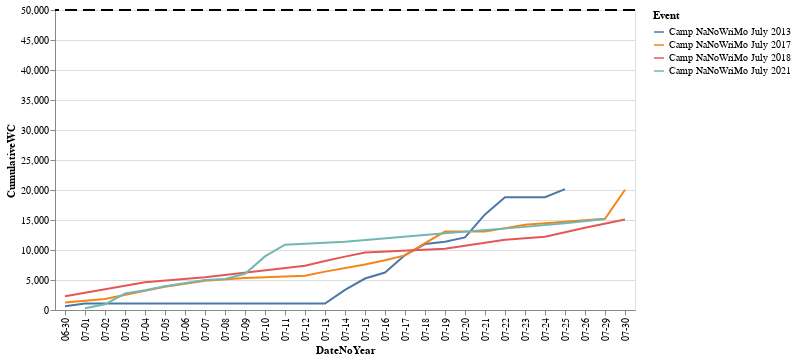

The cell this chart's notebook holds for it:
### Code cell
line_plot(camp_sorted[camp_sorted.Event.str.contains("July")])

### Figure 1 — Vega-Lite specification as saved in the notebook (floating-point values rounded to 4 significant figures)
{"config": {"view": {"continuousWidth": 400, "continuousHeight": 300}}, "layer": [{"data": {"name": "data-679d6f7c45dd1912a277f293eb9e75eb"}, "mark": "line", "encoding": {"color": {"field": "Event", "type": "nominal"}, "x": {"field": "DateNoYear", "type": "nominal"}, "y": {"field": "CumulativeWC", "type": "quantitative"}}}, {"data": {"name": "empty"}, "mark": {"type": "rule", "size": 2, "strokeDash": [12, 6]}, "encoding": {"y": {"datum": 50000}}}], "$schema": "https://vega.github.io/schema/vega-lite/v4.17.0.json", "datasets": {"data-679d6f7c45dd1912a277f293eb9e75eb": [{"index": 361, "Date": "2013-06-30", "WordCount": 612, "Project": "Essence", "Genre": "Horror & Supernatural", "Event": "Camp NaNoWriMo July 2013", "Goal": "25,000 WORDS", "CumulativeWC": 612, "DateNoYear": "06-30"}, {"index": 362, "Date": "2013-07-01", "WordCount": 455, "Project": "Essence", "Genre": "Horror & Supernatural", "Event": "Camp NaNoWriMo July 2013", "Goal": "25,000 WORDS", "CumulativeWC": 1067, "DateNoYear": "07-01"}, {"index": 363, "Date": "2013-07-02", "WordCount": 0, "Project": "Essence", "Genre": "Horror & Supernatural", "Event": "Camp NaNoWriMo July 2013", "Goal": "25,000 WORDS", "CumulativeWC": 1067, "DateNoYear": "07-02"}, {"index": 364, "Date": "2013-07-03", "WordCount": 0, "Project": "Essence", "Genre": "Horror & Supernatural", "Event": "Camp NaNoWriMo July 2013", "Goal": "25,000 WORDS", "CumulativeWC": 1067, "DateNoYear": "07-03"}, {"index": 365, "Date": "2013-07-04", "WordCount": 0, "Project": "Essence", "Genre": "Horror & Supernatural", "Event": "Camp NaNoWriMo July 2013", "Goal": "25,000 WORDS", "CumulativeWC": 1067, "DateNoYear": "07-04"}, {"index": 366, "Date": "2013-07-05", "WordCount": 0, "Project": "Essence", "Genre": "Horror & Supernatural", "Event": "Camp NaNoWriMo July 2013", "Goal": "25,000 WORDS", "CumulativeWC": 1067, "DateNoYear": "07-05"}, {"index": 367, "Date": "2013-07-06", "WordCount": 0, "Project": "Essence", "Genre": "Horror & Supernatural", "Event": "Camp NaNoWriMo July 2013", "Goal": "25,000 WORDS", "CumulativeWC": 1067, "DateNoYear": "07-06"}, {"index": 368, "Date": "2013-07-07", "WordCount": 0, "Project": "Essence", "Genre": "Horror & Supernatural", "Event": "Camp NaNoWriMo July 2013", "Goal": "25,000 WORDS", "CumulativeWC": 1067, "DateNoYear": "07-07"}, {"index": 369, "Date": "2013-07-08", "WordCount": 0, "Project": "Essence", "Genre": "Horror & Supernatural", "Event": "Camp NaNoWriMo July 2013", "Goal": "25,000 WORDS", "CumulativeWC": 1067, "DateNoYear": "07-08"}, {"index": 370, "Date": "2013-07-09", "WordCount": 0, "Project": "Essence", "Genre": "Horror & Supernatural", "Event": "Camp NaNoWriMo July 2013", "Goal": "25,000 WORDS", "CumulativeWC": 1067, "DateNoYear": "07-09"}, {"index": 371, "Date": "2013-07-10", "WordCount": 0, "Project": "Essence", "Genre": "Horror & Supernatural", "Event": "Camp NaNoWriMo July 2013", "Goal": "25,000 WORDS", "CumulativeWC": 1067, "DateNoYear": "07-10"}, {"index": 372, "Date": "2013-07-11", "WordCount": 0, "Project": "Essence", "Genre": "Horror & Supernatural", "Event": "Camp NaNoWriMo July 2013", "Goal": "25,000 WORDS", "CumulativeWC": 1067, "DateNoYear": "07-11"}, {"index": 373, "Date": "2013-07-12", "WordCount": 0, "Project": "Essence", "Genre": "Horror & Supernatural", "Event": "Camp NaNoWriMo July 2013", "Goal": "25,000 WORDS", "CumulativeWC": 1067, "DateNoYear": "07-12"}, {"index": 374, "Date": "2013-07-13", "WordCount": 0, "Project": "Essence", "Genre": "Horror & Supernatural", "Event": "Camp NaNoWriMo July 2013", "Goal": "25,000 WORDS", "CumulativeWC": 1067, "DateNoYear": "07-13"}, {"index": 375, "Date": "2013-07-14", "WordCount": 2296, "Project": "Essence", "Genre": "Horror & Supernatural", "Event": "Camp NaNoWriMo July 2013", "Goal": "25,000 WORDS", "CumulativeWC": 3363, "DateNoYear": "07-14"}, {"index": 376, "Date": "2013-07-15", "WordCount": 1883, "Project": "Essence", "Genre": "Horror & Supernatural", "Event": "Camp NaNoWriMo July 2013", "Goal": "25,000 WORDS", "CumulativeWC": 5246, "DateNoYear": "07-15"}, {"index": 377, "Date": "2013-07-16", "WordCount": 993, "Project": "Essence", "Genre": "Horror & Supernatural", "Event": "Camp NaNoWriMo July 2013", "Goal": "25,000 WORDS", "CumulativeWC": 6239, "DateNoYear": "07-16"}, {"index": 378, "Date": "2013-07-17", "WordCount": 2919, "Project": "Essence", "Genre": "Horror & Supernatural", "Event": "Camp NaNoWriMo July 2013", "Goal": "25,000 WORDS", "CumulativeWC": 9158, "DateNoYear": "07-17"}, {"index": 379, "Date": "2013-07-18", "WordCount": 1827, "Project": "Essence", "Genre": "Horror & Supernatural", "Event": "Camp NaNoWriMo July 2013", "Goal": "25,000 WORDS", "CumulativeWC": 10985, "DateNoYear": "07-18"}, {"index": 380, "Date": "2013-07-19", "WordCount": 374, "Project": "Essence", "Genre": "Horror & Supernatural", "Event": "Camp NaNoWriMo July 2013", "Goal": "25,000 WORDS", "CumulativeWC": 11359, "DateNoYear": "07-19"}, {"index": 381, "Date": "2013-07-20", "WordCount": 739, "Project": "Essence", "Genre": "Horror & Supernatural", "Event": "Camp NaNoWriMo July 2013", "Goal": "25,000 WORDS", "CumulativeWC": 12098, "DateNoYear": "07-20"}, {"index": 382, "Date": "2013-07-21", "WordCount": 3840, "Project": "Essence", "Genre": "Horror & Supernatural", "Event": "Camp NaNoWriMo July 2013", "Goal": "25,000 WORDS", "CumulativeWC": 15938, "DateNoYear": "07-21"}, {"index": 383, "Date": "2013-07-22", "WordCount": 2849, "Project": "Essence", "Genre": "Horror & Supernatural", "Event": "Camp NaNoWriMo July 2013", "Goal": "25,000 WORDS", "CumulativeWC": 18787, "DateNoYear": "07-22"}, {"index": 384, "Date": "2013-07-23", "WordCount": 0, "Project": "Essence", "Genre": "Horror & Supernatural", "Event": "Camp NaNoWriMo July 2013", "Goal": "25,000 WORDS", "CumulativeWC": 18787, "DateNoYear": "07-23"}, {"index": 385, "Date": "2013-07-24", "WordCount": 0, "Project": "Essence", "Genre": "Horror & Supernatural", "Event": "Camp NaNoWriMo July 2013", "Goal": "25,000 WORDS", "CumulativeWC": 18787, "DateNoYear": "07-24"}, {"index": 386, "Date": "2013-07-25", "WordCount": 1348, "Project": "Essence", "Genre": "Horror & Supernatural", "Event": "Camp NaNoWriMo July 2013", "Goal": "25,000 WORDS", "CumulativeWC": 20135, "DateNoYear": "07-25"}, {"index": 183, "Date": "2017-06-30", "WordCount": 1243, "Project": "The King of Starlight", "Genre": "Science Fiction", "Event": "Camp NaNoWriMo July 2017", "Goal": "20,000 WORDS", "CumulativeWC": 1243, "DateNoYear": "06-30"}, {"index": 184, "Date": "2017-07-02", "WordCount": 589, "Project": "The King of Starlight", "Genre": "Science Fiction", "Event": "Camp NaNoWriMo July 2017", "Goal": "20,000 WORDS", "CumulativeWC": 1832, "DateNoYear": "07-02"}, {"index": 185, "Date": "2017-07-04", "WordCount": 1364, "Project": "The King of Starlight", "Genre": "Science Fiction", "Event": "Camp NaNoWriMo July 2017", "Goal": "20,000 WORDS", "CumulativeWC": 3196, "DateNoYear": "07-04"}, {"index": 186, "Date": "2017-07-05", "WordCount": 672, "Project": "The King of Starlight", "Genre": "Science Fiction", "Event": "Camp NaNoWriMo July 2017", "Goal": "20,000 WORDS", "CumulativeWC": 3868, "DateNoYear": "07-05"}, {"index": 187, "Date": "2017-07-07", "WordCount": 996, "Project": "The King of Starlight", "Genre": "Science Fiction", "Event": "Camp NaNoWriMo July 2017", "Goal": "20,000 WORDS", "CumulativeWC": 4864, "DateNoYear": "07-07"}, {"index": 188, "Date": "2017-07-09", "WordCount": 464, "Project": "The King of Starlight", "Genre": "Science Fiction", "Event": "Camp NaNoWriMo July 2017", "Goal": "20,000 WORDS", "CumulativeWC": 5328, "DateNoYear": "07-09"}, {"index": 189, "Date": "2017-07-12", "WordCount": 394, "Project": "The King of Starlight", "Genre": "Science Fiction", "Event": "Camp NaNoWriMo July 2017", "Goal": "20,000 WORDS", "CumulativeWC": 5722, "DateNoYear": "07-12"}, {"index": 190, "Date": "2017-07-13", "WordCount": 674, "Project": "The King of Starlight", "Genre": "Science Fiction", "Event": "Camp NaNoWriMo July 2017", "Goal": "20,000 WORDS", "CumulativeWC": 6396, "DateNoYear": "07-13"}, {"index": 191, "Date": "2017-07-15", "WordCount": 1176, "Project": "The King of Starlight", "Genre": "Science Fiction", "Event": "Camp NaNoWriMo July 2017", "Goal": "20,000 WORDS", "CumulativeWC": 7572, "DateNoYear": "07-15"}, {"index": 192, "Date": "2017-07-16", "WordCount": 709, "Project": "The King of Starlight", "Genre": "Science Fiction", "Event": "Camp NaNoWriMo July 2017", "Goal": "20,000 WORDS", "CumulativeWC": 8281, "DateNoYear": "07-16"}, {"index": 193, "Date": "2017-07-17", "WordCount": 823, "Project": "The King of Starlight", "Genre": "Science Fiction", "Event": "Camp NaNoWriMo July 2017", "Goal": "20,000 WORDS", "CumulativeWC": 9104, "DateNoYear": "07-17"}, {"index": 194, "Date": "2017-07-18", "WordCount": 2041, "Project": "The King of Starlight", "Genre": "Science Fiction", "Event": "Camp NaNoWriMo July 2017", "Goal": "20,000 WORDS", "CumulativeWC": 11145, "DateNoYear": "07-18"}, {"index": 195, "Date": "2017-07-19", "WordCount": 1918, "Project": "The King of Starlight", "Genre": "Science Fiction", "Event": "Camp NaNoWriMo July 2017", "Goal": "20,000 WORDS", "CumulativeWC": 13063, "DateNoYear": "07-19"}, {"index": 196, "Date": "2017-07-21", "WordCount": 0, "Project": "The King of Starlight", "Genre": "Science Fiction", "Event": "Camp NaNoWriMo July 2017", "Goal": "20,000 WORDS", "CumulativeWC": 13063, "DateNoYear": "07-21"}, {"index": 197, "Date": "2017-07-23", "WordCount": 1153, "Project": "The King of Starlight", "Genre": "Science Fiction", "Event": "Camp NaNoWriMo July 2017", "Goal": "20,000 WORDS", "CumulativeWC": 14216, "DateNoYear": "07-23"}, {"index": 198, "Date": "2017-07-29", "WordCount": 976, "Project": "The King of Starlight", "Genre": "Science Fiction", "Event": "Camp NaNoWriMo July 2017", "Goal": "20,000 WORDS", "CumulativeWC": 15192, "DateNoYear": "07-29"}, {"index": 199, "Date": "2017-07-30", "WordCount": 4845, "Project": "The King of Starlight", "Genre": "Science Fiction", "Event": "Camp NaNoWriMo July 2017", "Goal": "20,000 WORDS", "CumulativeWC": 20037, "DateNoYear": "07-30"}, {"index": 152, "Date": "2018-06-30", "WordCount": 2290, "Project": "Forever and a Day", "Genre": "Mainstream", "Event": "Camp NaNoWriMo July 2018", "Goal": "15,000 WORDS", "CumulativeWC": 2290, "DateNoYear": "06-30"}, {"index": 153, "Date": "2018-07-04", "WordCount": 2336, "Project": "Forever and a Day", "Genre": "Mainstream", "Event": "Camp NaNoWriMo July 2018", "Goal": "15,000 WORDS", "CumulativeWC": 4626, "DateNoYear": "07-04"}, {"index": 154, "Date": "2018-07-07", "WordCount": 821, "Project": "Forever and a Day", "Genre": "Mainstream", "Event": "Camp NaNoWriMo July 2018", "Goal": "15,000 WORDS", "CumulativeWC": 5447, "DateNoYear": "07-07"}, {"index": 155, "Date": "2018-07-12", "WordCount": 1937, "Project": "Forever and a Day", "Genre": "Mainstream", "Event": "Camp NaNoWriMo July 2018", "Goal": "15,000 WORDS", "CumulativeWC": 7384, "DateNoYear": "07-12"}, {"index": 156, "Date": "2018-07-13", "WordCount": 773, "Project": "Forever and a Day", "Genre": "Mainstream", "Event": "Camp NaNoWriMo July 2018", "Goal": "15,000 WORDS", "CumulativeWC": 8157, "DateNoYear": "07-13"}, {"index": 157, "Date": "2018-07-14", "WordCount": 741, "Project": "Forever and a Day", "Genre": "Mainstream", "Event": "Camp NaNoWriMo July 2018", "Goal": "15,000 WORDS", "CumulativeWC": 8898, "DateNoYear": "07-14"}, {"index": 158, "Date": "2018-07-15", "WordCount": 670, "Project": "Forever and a Day", "Genre": "Mainstream", "Event": "Camp NaNoWriMo July 2018", "Goal": "15,000 WORDS", "CumulativeWC": 9568, "DateNoYear": "07-15"}, {"index": 159, "Date": "2018-07-19", "WordCount": 625, "Project": "Forever and a Day", "Genre": "Mainstream", "Event": "Camp NaNoWriMo July 2018", "Goal": "15,000 WORDS", "CumulativeWC": 10193, "DateNoYear": "07-19"}, {"index": 160, "Date": "2018-07-22", "WordCount": 1527, "Project": "Forever and a Day", "Genre": "Mainstream", "Event": "Camp NaNoWriMo July 2018", "Goal": "15,000 WORDS", "CumulativeWC": 11720, "DateNoYear": "07-22"}, {"index": 161, "Date": "2018-07-24", "WordCount": 502, "Project": "Forever and a Day", "Genre": "Mainstream", "Event": "Camp NaNoWriMo July 2018", "Goal": "15,000 WORDS", "CumulativeWC": 12222, "DateNoYear": "07-24"}, {"index": 162, "Date": "2018-07-26", "WordCount": 1481, "Project": "Forever and a Day", "Genre": "Mainstream", "Event": "Camp NaNoWriMo July 2018", "Goal": "15,000 WORDS", "CumulativeWC": 13703, "DateNoYear": "07-26"}, {"index": 163, "Date": "2018-07-30", "WordCount": 1394, "Project": "Forever and a Day", "Genre": "Mainstream", "Event": "Camp NaNoWriMo July 2018", "Goal": "15,000 WORDS", "CumulativeWC": 15097, "DateNoYear": "07-30"}, {"index": 30, "Date": "2021-07-01", "WordCount": 298, "Project": "The Physics of Phantoms (Rewrite)", "Genre": "Science Fiction", "Event": "Camp NaNoWriMo July 2021", "Goal": "20,000 WORDS", "CumulativeWC": 298, "DateNoYear": "07-01"}, {"index": 31, "Date": "2021-07-02", "WordCount": 658, "Project": "The Physics of Phantoms (Rewrite)", "Genre": "Science Fiction", "Event": "Camp NaNoWriMo July 2021", "Goal": "20,000 WORDS", "CumulativeWC": 956, "DateNoYear": "07-02"}, {"index": 32, "Date": "2021-07-03", "WordCount": 1787, "Project": "The Physics of Phantoms (Rewrite)", "Genre": "Science Fiction", "Event": "Camp NaNoWriMo July 2021", "Goal": "20,000 WORDS", "CumulativeWC": 2743, "DateNoYear": "07-03"}, {"index": 33, "Date": "2021-07-04", "WordCount": 562, "Project": "The Physics of Phantoms (Rewrite)", "Genre": "Science Fiction", "Event": "Camp NaNoWriMo July 2021", "Goal": "20,000 WORDS", "CumulativeWC": 3305, "DateNoYear": "07-04"}, {"index": 34, "Date": "2021-07-05", "WordCount": 657, "Project": "The Physics of Phantoms (Rewrite)", "Genre": "Science Fiction", "Event": "Camp NaNoWriMo July 2021", "Goal": "20,000 WORDS", "CumulativeWC": 3962, "DateNoYear": "07-05"}, {"index": 35, "Date": "2021-07-07", "WordCount": 1044, "Project": "The Physics of Phantoms (Rewrite)", "Genre": "Science Fiction", "Event": "Camp NaNoWriMo July 2021", "Goal": "20,000 WORDS", "CumulativeWC": 5006, "DateNoYear": "07-07"}, {"index": 36, "Date": "2021-07-08", "WordCount": 169, "Project": "The Physics of Phantoms (Rewrite)", "Genre": "Science Fiction", "Event": "Camp NaNoWriMo July 2021", "Goal": "20,000 WORDS", "CumulativeWC": 5175, "DateNoYear": "07-08"}, {"index": 37, "Date": "2021-07-09", "WordCount": 856, "Project": "The Physics of Phantoms (Rewrite)", "Genre": "Science Fiction", "Event": "Camp NaNoWriMo July 2021", "Goal": "20,000 WORDS", "CumulativeWC": 6031, "DateNoYear": "07-09"}, {"index": 38, "Date": "2021-07-10", "WordCount": 2897, "Project": "The Physics of Phantoms (Rewrite)", "Genre": "Science Fiction", "Event": "Camp NaNoWriMo July 2021", "Goal": "20,000 WORDS", "CumulativeWC": 8928, "DateNoYear": "07-10"}, {"index": 39, "Date": "2021-07-11", "WordCount": 1955, "Project": "The Physics of Phantoms (Rewrite)", "Genre": "Science Fiction", "Event": "Camp NaNoWriMo July 2021", "Goal": "20,000 WORDS", "CumulativeWC": 10883, "DateNoYear": "07-11"}, {"index": 40, "Date": "2021-07-14", "WordCount": 474, "Project": "The Physics of Phantoms (Rewrite)", "Genre": "Science Fiction", "Event": "Camp NaNoWriMo July 2021", "Goal": "20,000 WORDS", "CumulativeWC": 11357, "DateNoYear": "07-14"}, {"index": 41, "Date": "2021-07-19", "WordCount": 1431, "Project": "The Physics of Phantoms (Rewrite)", "Genre": "Science Fiction", "Event": "Camp NaNoWriMo July 2021", "Goal": "20,000 WORDS", "CumulativeWC": 12788, "DateNoYear": "07-19"}, {"index": 42, "Date": "2021-07-23", "WordCount": 1066, "Project": "The Physics of Phantoms (Rewrite)", "Genre": "Science Fiction", "Event": "Camp NaNoWriMo July 2021", "Goal": "20,000 WORDS", "CumulativeWC": 13854, "DateNoYear": "07-23"}, {"index": 43, "Date": "2021-07-25", "WordCount": 604, "Project": "The Physics of Phantoms (Rewrite)", "Genre": "Science Fiction", "Event": "Camp NaNoWriMo July 2021", "Goal": "20,000 WORDS", "CumulativeWC": 14458, "DateNoYear": "07-25"}, {"index": 44, "Date": "2021-07-29", "WordCount": 726, "Project": "The Physics of Phantoms (Rewrite)", "Genre": "Science Fiction", "Event": "Camp NaNoWriMo July 2021", "Goal": "20,000 WORDS", "CumulativeWC": 15184, "DateNoYear": "07-29"}], "empty": [{}]}}
